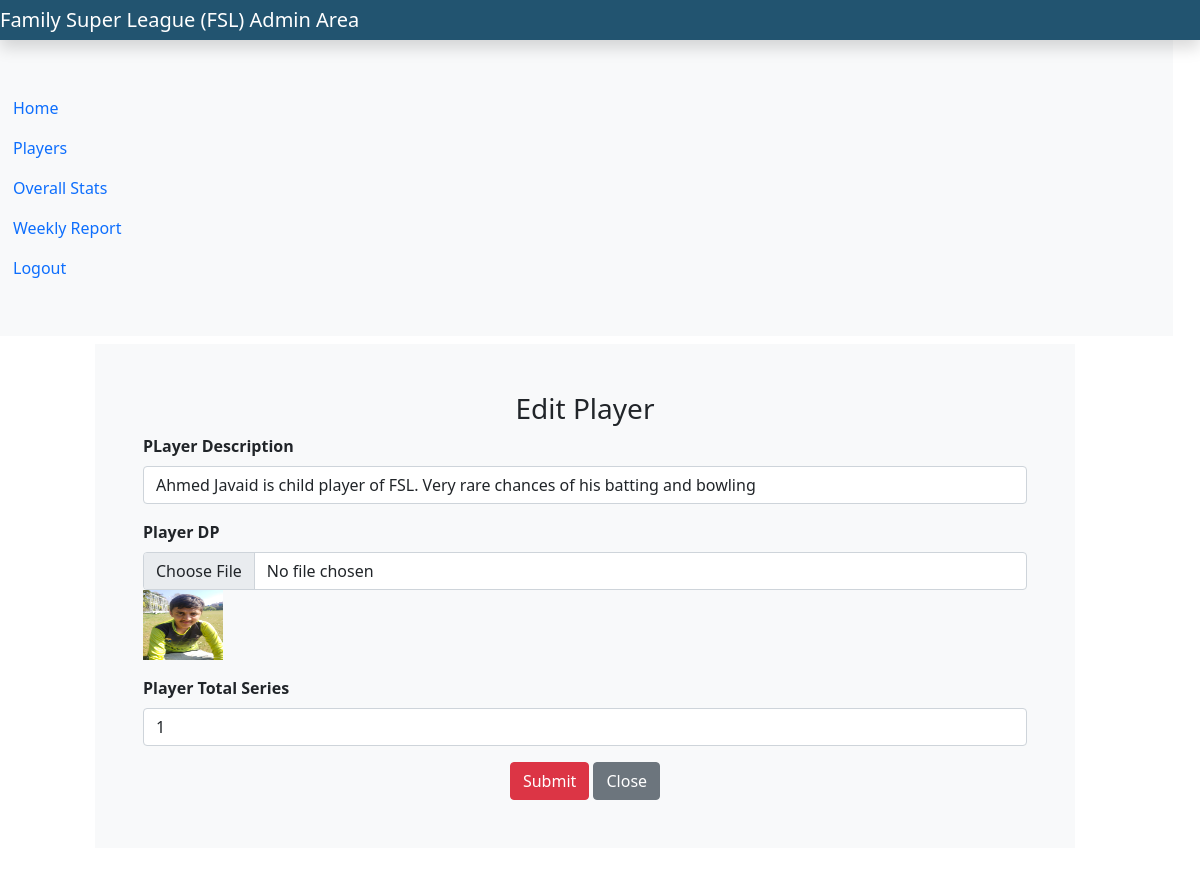
Page /admin/index.php?edit_player_id=9 (signed in) on the committed database.
### tables this page shows
CREATE TABLE `players` (
  `player_id` int(11) NOT NULL,
  `player_name` varchar(30) NOT NULL,
  `player_role` varchar(20) NOT NULL,
  `player_desc` varchar(500) NOT NULL,
  `player_runs` int(8) NOT NULL,
  `player_wickets` int(8) NOT NULL,
  `player_dp` varchar(500) NOT NULL,
  `player_batting` varchar(30) NOT NULL,
  `player_bowling` varchar(30) NOT NULL,
  `player_series` int(8) NOT NULL,
  `player_matches` int(8) NOT NULL,
  `player_innings` int(11) NOT NULL,
  `player_not_out` int(11) NOT NULL,
  `player_balls` int(11) NOT NULL,
  `player_six` int(11) NOT NULL,
  `player_four` int(11) NOT NULL,
  `player_dot_balls` int(11) NOT NULL,
  `player_overs` int(11) NOT NULL,
  `player_bowling_runs` int(11) NOT NULL,
  `player_batting_ranking` int(3) NOT NULL,
  `player_bowling_ranking` int(3) NOT NULL,
  `player_all-rounder_ranking` int(3) NOT NULL,
  `player_dob` varchar(30) NOT NULL,
  `created_at` datetime NOT NULL DEFAULT current_timestamp()
);

### admin/edit_player.php (the view, shortened to what this page needs)
<div class="col-md-10 mt-2 bg-light mx-auto p-5">
    <h3 class="text-center">Edit Player</h3>
    <form method="post" enctype='multipart/form-data'>
    <?php
        require_once('connection.php');
        if(isset($_GET['edit_player_id'])){
            $edit_player_id = $_GET['edit_player_id'];
            $edit_player_sql = "SELECT * FROM players WHERE player_id = '$edit_player_id'";
            $result = $conn->query($edit_player_sql);
            $row = $result->fetch_assoc();
    ?>
        <div class="mb-3">
            <label for="player_desc" class="form-label fw-bold">PLayer Description</label>
            <input type="text" class="form-control" id="player_desc" name="player_desc" value="<?= $row['player_desc'] ?>">
        </div>
        <div class="mb-3">
            <label for="player_dp" class="form-label fw-bold">Player DP</label>
            <input type="file" class="form-control" id="player_dp" name="player_dp">
            <img src="admin_images/player_images/<?= $row['player_dp'] ?>" alt="Player Image" height="70" width="80">
        </div>
        <div class="mb-3">
            <label for="player_series" class="form-label fw-bold">Player Total Series</label>
            <input type="text" class="form-control" id="player_series" name="player_series" value="<?= $row['player_series'] ?>">
        </div>
        <?php
            }
        ?>
        <div class="mt-2 text-center">
            <button type="submit" class="btn btn-danger" name="edit_player_submit_btn">Submit</button>
            <a href="index.php?players" class="btn btn-secondary">Close</a>
        </div>
    </form>
</div>

### rows in the picture
players: player_desc "Ahmed Javaid is child player of FSL. Very rare chances of his batting and bowling", player_dp (picture), player_series "1"
